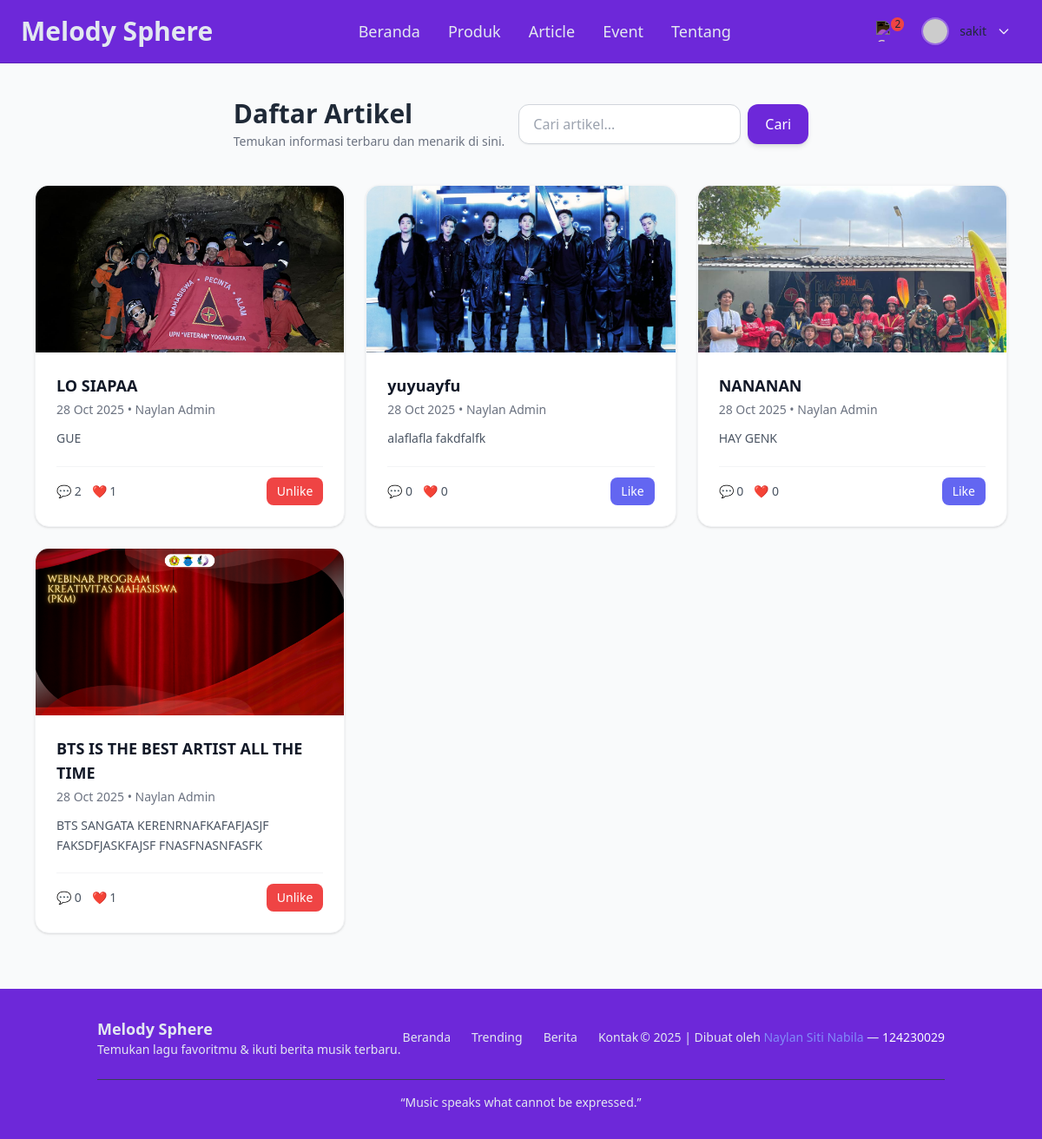
Page /projeksertifikasi-music/public/articles.php (signed in) on the committed database.
### tables this page shows
CREATE TABLE `articles` (
  `id` int(11) NOT NULL,
  `title` varchar(255) NOT NULL,
  `slug` varchar(255) NOT NULL,
  `content` mediumtext NOT NULL,
  `featured_image` varchar(255) DEFAULT NULL,
  `author_id` int(11) DEFAULT NULL,
  `created_at` datetime DEFAULT current_timestamp(),
  `updated_at` datetime DEFAULT current_timestamp() ON UPDATE current_timestamp()
);

CREATE TABLE `users` (
  `id` int(11) NOT NULL,
  `name` varchar(150) NOT NULL,
  `email` varchar(150) NOT NULL,
  `password_hash` varchar(255) NOT NULL,
  `role` enum('user','admin') NOT NULL DEFAULT 'user',
  `created_at` datetime NOT NULL DEFAULT current_timestamp()
);

### projeksertifikasi-music/app/functions.php (called while the page is built, shortened)
<?php
if (!function_exists('e')) {
  function e($s){ return htmlspecialchars($s ?? '', ENT_QUOTES, 'UTF-8'); }
}

### projeksertifikasi-music/public/articles.php (the view, shortened to what this page needs)
<?php
require_once __DIR__ . '/../config/config.php';
require_once __DIR__ . '/../app/functions.php';
$searchQuery = isset($_GET['q']) ? trim($_GET['q']) : '';
$perPage = 6;
$page = isset($_GET['page']) ? max(1, (int)$_GET['page']) : 1;
$offset = ($page - 1) * $perPage;
$whereSql = '';
$params = [];
$types = '';
$sql = "SELECT a.id, a.title, a.slug, a.featured_image, a.content, a.created_at, u.name AS author,
        (SELECT COUNT(*) FROM likes l WHERE l.article_id = a.id) AS like_count,
        (SELECT COUNT(*) FROM comments c WHERE c.article_id = a.id AND c.is_approved = 1) AS comment_count
        FROM articles a
        LEFT JOIN users u ON a.author_id = u.id
        $whereSql
        ORDER BY a.created_at DESC
        LIMIT ? OFFSET ?";
$stmt = mysqli_prepare($koneksi, $sql);
if ($whereSql)
    mysqli_stmt_bind_param($stmt, $types . 'ii', ...array_merge($params, [$perPage, $offset]));
else
    mysqli_stmt_bind_param($stmt, 'ii', $perPage, $offset);
mysqli_stmt_execute($stmt);
$articles = mysqli_fetch_all(mysqli_stmt_get_result($stmt), MYSQLI_ASSOC);
$user_id = $_SESSION['user_id'] ?? 0;
$userLikes = [];
if ($user_id) {
    $stmt = $koneksi->prepare("SELECT article_id FROM likes WHERE user_id = ?");
    $stmt->bind_param("i", $user_id);
    $stmt->execute();
    $res = $stmt->get_result()->fetch_all(MYSQLI_ASSOC);
    $userLikes = array_column($res, 'article_id');
}
include __DIR__ . '/_header.php';
?>
<section class="max-w-6xl mx-auto mt-10 px-4">
  <div class="flex flex-col md:flex-row md:items-center md:justify-between gap-4">
    <div>
      <h2 class="text-3xl font-bold text-gray-800">Daftar Artikel</h2>
      <p class="text-gray-500 mt-1 text-sm">Temukan informasi terbaru dan menarik di sini.</p>
    </div>
    <form method="GET" action="articles.php" class="flex w-full md:w-auto gap-2">
      <input type="search" name="q" value="<?= htmlspecialchars($searchQuery) ?>"
        placeholder="Cari artikel..."
        class="w-full md:w-64 px-4 py-2.5 rounded-xl border border-gray-300 bg-white shadow-sm
               focus:outline-none focus:ring-2 focus:ring-indigo-500 text-gray-700 placeholder-gray-400 transition">
      <button
        class="bg-violet-700 hover:bg-indigo-700 text-white px-5 py-2.5 rounded-xl shadow-md font-medium transition">
        Cari
      </button>
    </form>
  </div>
</section>
<section class="max-w-6xl mx-auto mt-10 px-4 mb-16">
  <?php if (count($articles) > 0): ?>
    <div class="grid sm:grid-cols-2 lg:grid-cols-3 gap-6">
      <?php foreach ($articles as $a): ?>
        <div class="flex flex-col bg-white rounded-2xl shadow hover:shadow-xl transition border border-gray-100 overflow-hidden">
          <?php if ($a['featured_image'] && file_exists(__DIR__ . '/' . $a['featured_image'])): ?>
            <img src="<?= e($a['featured_image']) ?>" alt="<?= e($a['title']) ?>"
              class="w-full h-48 object-cover hover:scale-105 transition-transform duration-300">
          <?php else: ?>
            <div class="w-full h-48 bg-gray-100 flex items-center justify-center text-gray-400 text-sm">
              Tidak ada gambar
            </div>
          <?php endif; ?>
          <div class="flex flex-col flex-grow p-6">
            <h3 class="text-lg font-semibold text-gray-900 hover:text-indigo-600 transition mb-1">
              <a href="singlepost.php?slug=<?= urlencode($a['slug']) ?>"><?= e($a['title']) ?></a>
            </h3>
            <p class="text-sm text-gray-500 mb-3">
              <?= date('d M Y', strtotime($a['created_at'])) ?> • <?= e($a['author'] ?? 'Anonim') ?>
            </p>
            <?php
            $excerpt = strip_tags($a['content'] ?? '');
            $excerpt = mb_substr($excerpt, 0, 140);
            ?>
            <p class="text-gray-600 text-sm flex-grow leading-relaxed">
              <?= e($excerpt) ?><?= (mb_strlen($excerpt) >= 140 ? '...' : '') ?>
            </p>
            <div class="flex items-center justify-between mt-5 pt-3 border-t border-gray-100">
              <div class="flex items-center gap-3 text-sm text-gray-600">
                <span class="flex items-center gap-1">💬 <?= (int)$a['comment_count'] ?></span>
                <span class="flex items-center gap-1">❤️ <?= (int)$a['like_count'] ?></span>
              </div>
              <?php if (!empty($_SESSION['user_id'])): ?>
                <form method="post" action="../app/process_like.php">
                  <?php if (in_array($a['id'], $userLikes)): ?>
                    <button type="submit"
                      class="px-3 py-1.5 text-sm rounded-lg bg-red-500 hover:bg-red-600 text-white transition">
                      Unlike
                    </button>
                  <?php else: ?>
                    <button type="submit"
                      class="px-3 py-1.5 text-sm rounded-lg bg-indigo-500 hover:bg-indigo-600 text-white transition">
                      Like
                    </button>
                  <?php endif; ?>
                </form>
              <?php else: ?>
                <a href="login.php" class="text-sm text-indigo-600 hover:underline">Login untuk like</a>
              <?php endif; ?>
            </div>
          </div>
        </div>
      <?php endforeach; ?>
    </div>
  <?php endif; ?>
</section>
<?php include __DIR__ . '/_footer.php'; ?>

### rows in the picture
articles: featured_image (picture), title "LO SIAPAA", created_at "28 Oct 2025", author.name "Naylan Admin", content "GUE", comment_count "2", like_count "1", shows "Unlike"
articles: featured_image (picture), title "yuyuayfu", created_at "28 Oct 2025", author.name "Naylan Admin", content "alaflafla fakdfalfk", comment_count "0", like_count "0", shows "Like"
articles: featured_image (picture), title "NANANAN", created_at "28 Oct 2025", author.name "Naylan Admin", content "HAY GENK", comment_count "0", like_count "0", shows "Like"
articles: featured_image (picture), title "BTS IS THE BEST ARTIST ALL THE TIME", created_at "28 Oct 2025", author.name "Naylan Admin", content "BTS SANGATA KERENRNAFKAFAFJASJF FAKSDFJASKFAJSF FNASFNASNFASFK", comment_count "0", like_count "1", shows "Unlike"

### other values in the picture
$_SESSION['user_name'] "sakit"
